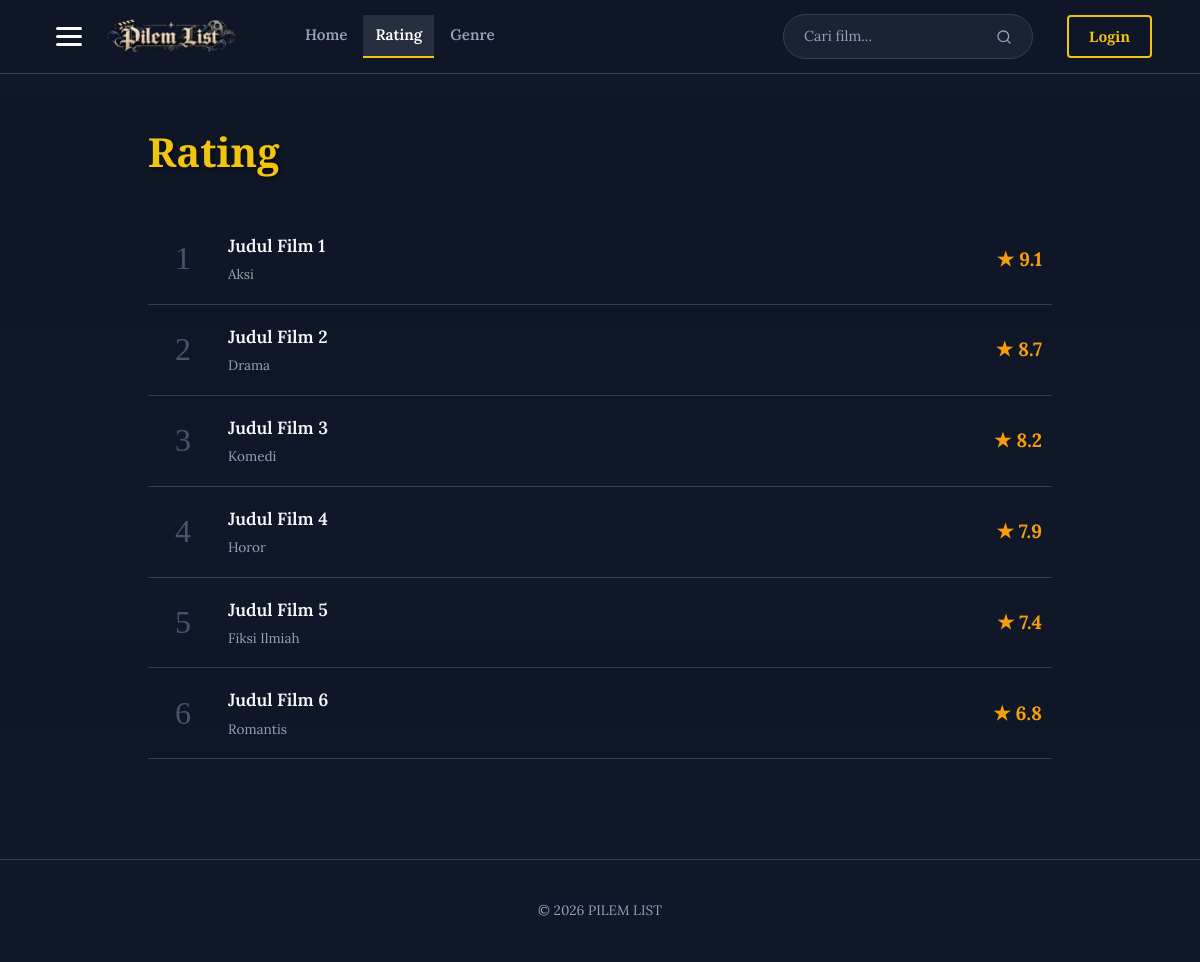
Page /rating.php on the earlier database version.
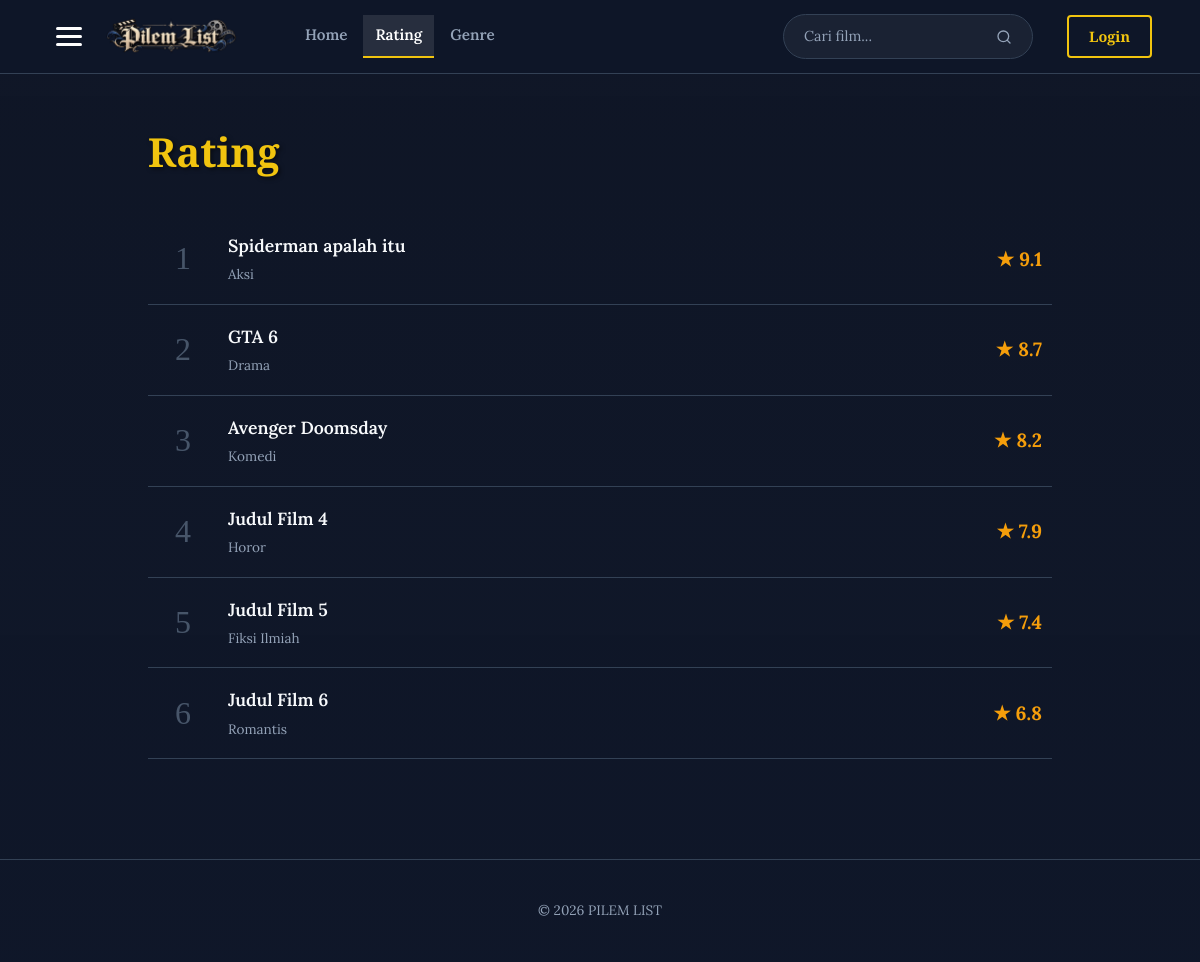
Same page on the later database version.
### tables this page shows
CREATE TABLE films (
    id INTEGER PRIMARY KEY AUTOINCREMENT,
    title TEXT NOT NULL,
    genre TEXT NOT NULL,
    rating REAL NOT NULL DEFAULT 0,
    year INTEGER,
    synopsis TEXT,
    cast_list TEXT,
    color TEXT NOT NULL DEFAULT '#9b1c2c',
    poster_url TEXT,
    created_at TEXT NOT NULL DEFAULT CURRENT_TIMESTAMP
);

### config.php (called while the page is built, shortened)
<?php
function e($v) { return htmlspecialchars((string)$v, ENT_QUOTES, 'UTF-8'); }

### rating.php (the view, shortened to what this page needs)
<?php
require __DIR__ . '/config.php';
$films = $pdo->query("SELECT * FROM films ORDER BY rating DESC, title")->fetchAll();
require __DIR__ . '/includes/header.php';
?>
<div class="page">
  <h1>Rating</h1>
  <?php foreach ($films as $k => $f): ?>
    <a class="rk" href="film.php?id=<?= (int)$f['id'] ?>">
      <span class="n"><?= $k + 1 ?></span>
      <span class="t"><?= e($f['title']) ?><small><?= e($f['genre']) ?></small></span>
      <span class="star">★ <?= e($f['rating']) ?></span>
    </a>
  <?php endforeach; ?>
</div>
<?php require __DIR__ . '/includes/footer.php'; ?>

Differences in the rows shown:
changed films "Aksi": title "Judul Film 1" → "Spiderman apalah itu"
changed films "Drama": title "Judul Film 2" → "GTA 6"
changed films "Komedi": title "Judul Film 3" → "Avenger Doomsday"
